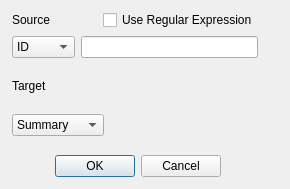
<?xml version="1.0" encoding="UTF-8"?>
<ui version="4.0">
 <class>FlyEmDataQueryDialog</class>
 <widget class="QDialog" name="FlyEmDataQueryDialog">
  <property name="geometry">
   <rect>
    <x>0</x>
    <y>0</y>
    <width>290</width>
    <height>189</height>
   </rect>
  </property>
  <property name="windowTitle">
   <string>Query</string>
  </property>
  <widget class="QDialogButtonBox" name="buttonBox">
   <property name="geometry">
    <rect>
     <x>50</x>
     <y>150</y>
     <width>171</width>
     <height>32</height>
    </rect>
   </property>
   <property name="orientation">
    <enum>Qt::Horizontal</enum>
   </property>
   <property name="standardButtons">
    <set>QDialogButtonBox::Cancel|QDialogButtonBox::Ok</set>
   </property>
  </widget>
  <widget class="QWidget" name="layoutWidget">
   <property name="geometry">
    <rect>
     <x>12</x>
     <y>10</y>
     <width>246</width>
     <height>126</height>
    </rect>
   </property>
   <layout class="QVBoxLayout" name="verticalLayout_3">
    <item>
     <layout class="QVBoxLayout" name="verticalLayout">
      <item>
       <layout class="QHBoxLayout" name="horizontalLayout_3">
        <item>
         <widget class="QLabel" name="label">
          <property name="text">
           <string>Source</string>
          </property>
         </widget>
        </item>
        <item>
         <widget class="QCheckBox" name="regexpCheckBox">
          <property name="text">
           <string>Use Regular Expression</string>
          </property>
         </widget>
        </item>
       </layout>
      </item>
      <item>
       <layout class="QHBoxLayout" name="horizontalLayout">
        <item>
         <widget class="QComboBox" name="sourceComboBox">
          <item>
           <property name="text">
            <string>ID</string>
           </property>
          </item>
          <item>
           <property name="text">
            <string>Name</string>
           </property>
          </item>
          <item>
           <property name="text">
            <string>Type</string>
           </property>
          </item>
          <item>
           <property name="text">
            <string>All</string>
           </property>
          </item>
         </widget>
        </item>
        <item>
         <widget class="QLineEdit" name="sourceLineEdit"/>
        </item>
       </layout>
      </item>
     </layout>
    </item>
    <item>
     <layout class="QHBoxLayout" name="horizontalLayout_2">
      <item>
       <layout class="QVBoxLayout" name="verticalLayout_2">
        <item>
         <widget class="QLabel" name="label_2">
          <property name="text">
           <string>Target</string>
          </property>
         </widget>
        </item>
        <item>
         <widget class="QComboBox" name="targetComboBox">
          <item>
           <property name="text">
            <string>Summary</string>
           </property>
          </item>
          <item>
           <property name="text">
            <string>Feature</string>
           </property>
          </item>
          <item>
           <property name="text">
            <string>Connection</string>
           </property>
          </item>
         </widget>
        </item>
       </layout>
      </item>
      <item>
       <spacer name="horizontalSpacer">
        <property name="orientation">
         <enum>Qt::Horizontal</enum>
        </property>
        <property name="sizeHint" stdset="0">
         <size>
          <width>40</width>
          <height>20</height>
         </size>
        </property>
       </spacer>
      </item>
     </layout>
    </item>
   </layout>
  </widget>
 </widget>
 <resources/>
 <connections>
  <connection>
   <sender>buttonBox</sender>
   <signal>accepted()</signal>
   <receiver>FlyEmDataQueryDialog</receiver>
   <slot>accept()</slot>
   <hints>
    <hint type="sourcelabel">
     <x>248</x>
     <y>254</y>
    </hint>
    <hint type="destinationlabel">
     <x>157</x>
     <y>274</y>
    </hint>
   </hints>
  </connection>
  <connection>
   <sender>buttonBox</sender>
   <signal>rejected()</signal>
   <receiver>FlyEmDataQueryDialog</receiver>
   <slot>reject()</slot>
   <hints>
    <hint type="sourcelabel">
     <x>316</x>
     <y>260</y>
    </hint>
    <hint type="destinationlabel">
     <x>286</x>
     <y>274</y>
    </hint>
   </hints>
  </connection>
 </connections>
</ui>
